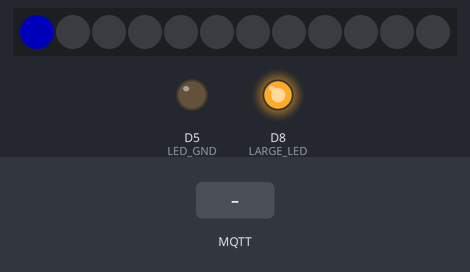
Recording of a sketch running on a simulated ESP8266 (NodeMCU). Shown: 12 RGB LEDs in strip order, left to right, output pins drawn as LEDs (lit = HIGH). The inputs (shaded band) are chosen by the test bench. Dim RGB values are drawn brighter than linear; WiFi joins after 1.5 s; servers stay silent unless stated; no MQTT or app messages arrive unless stated; pins used as bus, display or sensor lines are not drawn; what the sketch prints to the serial monitor is not drawn.

Above: at 3.2 s.
At 3.6 s:
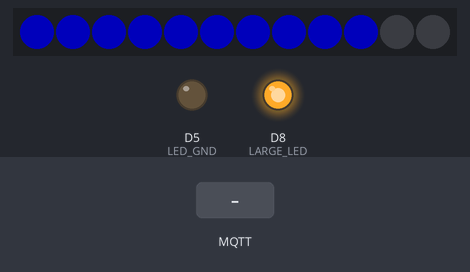
At 5.3 s:
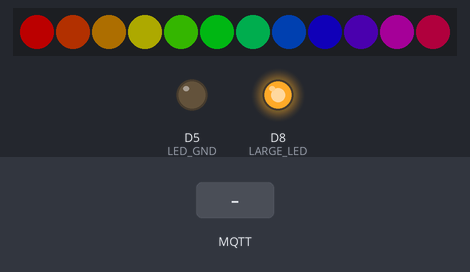
5.4 s: MQTT message "inIoT/12hr" arrives on the first subscribed topic
6.9 s: MQTT message "inIoT/leds/mode" arrives on the first subscribed topic
8.4 s: MQTT message "off" arrives on the first subscribed topic
Timing chart, 0 to 11.4 s (numbered marks = the images above; inputs shaded):
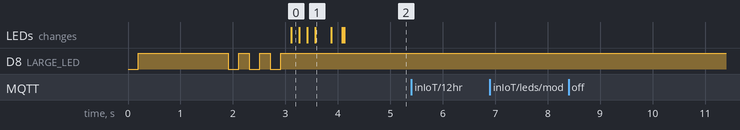

The sketch:

mqtt_client_esp8266.ino
```cpp
#include <Adafruit_BME280.h>
#include <ArduinoJson.h> //TODO: Update to v6 and refactor affected code
#include <ESP8266WiFi.h>
#include <FastLED.h>
#include <PubSubClient.h>
#include <SPI.h>
#include <Wire.h>

#define LED_ON LOW
#define LED_OFF HIGH

#define LED_GND D5
#define LED_PIN D6
#define NUM_LEDS 12

#define LARGE_LED D8

#define BME_POWER D4

const char *ssid = "Netgear-52G";
const char *password = "RaspberryPiWiFi8";
const char *mqtt_server = "192.168.8.1";

void callback(char *topic, byte *payload, unsigned int length);
WiFiClient espClient;
PubSubClient client(mqtt_server, 1883, callback, espClient);
long lastMsg = 0;
float temp = 0;
char msg[32];

CRGB leds[NUM_LEDS];
int brightness = 75;

Adafruit_BME280 bme;

void setup() {
  Serial.begin(115200);
  pinMode(LARGE_LED, OUTPUT); // Initialize the LED pin as an output
  pinMode(BME_POWER, OUTPUT); // Enable BME sensor
  pinMode(LED_GND, OUTPUT);   // Enable LED strip ground
  digitalWrite(LED_GND, LOW);
  digitalWrite(BME_POWER, HIGH); // Turn on BME
  FastLED.addLeds<WS2812, LED_PIN, GRB>(leds, NUM_LEDS);
  FastLED.setBrightness(brightness);
  if (!bme.begin()) {
    // Could not initialize bme280
    blink_led(10, 90); // angry LED
  }
  blink_led(1, 200);
  setup_wifi();
  // client.setServer(mqtt_server, 1883);
  // client.setCallback(callback);
}

void loop() {

  if (!client.connected()) {
    reconnect();
  }
  client.loop();

  long now = millis();
  if (now - lastMsg > 30000) {
    lastMsg = now;
    temp = bme.readTemperature();
    snprintf(msg, 32, "Current temperature: %3.2f°C", temp);
    client.publish("outIoT", msg);

    StaticJsonBuffer<200> jsonBuffer;
    JsonObject &JSONencoder = jsonBuffer.createObject();

    JSONencoder["SensorID"] = "ESP8266_29C5E3";
    JSONencoder["Temperature"] = temp;
    JSONencoder["Pressure"] = bme.readPressure();
    JSONencoder["Humidity"] = bme.readHumidity();

    char JSONmessageBuffer[100];
    JSONencoder.printTo(JSONmessageBuffer, sizeof(JSONmessageBuffer));
    client.publish("outIoT/full", JSONmessageBuffer);
  }
}

void setup_wifi() {
  delay(10);
  WiFi.mode(WIFI_STA);
  // We start by connecting to a WiFi network
  WiFi.begin(ssid, password);

  while (WiFi.status() != WL_CONNECTED) {
    delay(500);
    // Serial.print(".");
  }
  /*
    Serial.println("");
      Serial.println("WiFi connected");
        Serial.println("IP address: ");
          Serial.println(WiFi.localIP());
            */
  blink_led(3, 200);
  led_strip_init_seq();
}

void callback(char *topic, byte *payload, unsigned int length) {
  Serial.println();
  Serial.print("Message arrived (");
  Serial.print(length);
  Serial.print(") [");
  Serial.print(topic);
  Serial.print("] ");
  for (int i = 0; i < length; i++) {
    Serial.print((char)payload[i]);
  }

  if (strcmp(topic, "inIoT/12hr") == 0) {
    pinMode(LARGE_LED, LED_ON);
    const size_t bufferSize =
        12 * JSON_OBJECT_SIZE(3) + JSON_OBJECT_SIZE(12) + 360;
    StaticJsonBuffer<bufferSize> jsonBuffer;
    JsonObject &root = jsonBuffer.parseObject((char *)payload);

    // Show the precipitation forecast
    int i = 0;
    leds[i] = CRGB::Black;
    FastLED.show();
    delay(150);
    for (auto kv : root) {
      // atoi(kv.key) --> hour "hh"
      leds[i] = CRGB(0, 0, (2.55 * kv.value["rain"].as<unsigned int>()));
      if (i < NUM_LEDS - 1) {
        leds[i + 1] = CRGB::Black;
      }
      FastLED.show();
      FastLED.delay(150);
      i++;
    }
    /*
        // Show the temperature forecast

                for(int i = 0; i < 12; i++)
                    {
                          leds[i] = HeatColor(root[i]["temp"]);
                                FastLED.show();
                                      FastLED.delay(150);
                                          }
                                              */
    pinMode(LARGE_LED, LED_OFF);
  }

  else if (strcmp(topic, "inIoT/leds/mode") == 0) {
    // const size_t bufferSize = JSON_OBJECT_SIZE(1) + 80;
    StaticJsonBuffer<200> jsonBuffer;
    JsonObject &root = jsonBuffer.parseObject((char *)payload);
    // const char * mode_str = root["mode"];
    if (root["mode"] == "off") {
      fill_solid(leds, NUM_LEDS, CRGB::Black);
    } else if (root["mode"] ==
               "rainbow") // strcmp doesn't work, even with
                          // casting. this does. for some reason.
    {
      fill_rainbow(leds, NUM_LEDS, 0, 21);
    }
    FastLED.show();
  }

  else if (strcmp(topic, "inIoT/leds") == 0) {
    StaticJsonBuffer<200> jsonBuffer;
    JsonObject &root = jsonBuffer.parseObject((char *)payload);

    if (root.containsKey("led_num") && root.containsKey("color")) {
      int red = root["color"][0];
      int green = root["color"][1];
      int blue = root["color"][2];
      int led_num = root["led_num"];
      leds[led_num] = CRGB(red, green, blue);
    }

    FastLED.show();
  }

  else if (strcmp(topic, "inIoT") == 0) {
    // Switch on the LED if an 1 was received as first character
    if ((char)payload[0] == '1') {
      digitalWrite(LARGE_LED, LED_ON); // Turn the large LED on
    } else {
      digitalWrite(LARGE_LED, LED_OFF); // Turn the large LED off
    }
  }
}

void reconnect() {
  // Loop until we're reconnected
  while (!client.connected()) {
    // Attempt to connect
    if (client.connect("ESP8266_29C5E3", "user", "password")) {
      // Once connected, publish an announcement...
      client.publish("outIoT", "Device 29C5E3 online");
      // ... and resubscribe
      client.subscribe("inIoT/#");
    } else {
      // Serial.print("failed, rc=");
      // Serial.print(client.state());
      // Serial.println(" try again in 5 seconds");
      // Wait 5 seconds before retrying
      delay(5000);
    }
  }
}

void blink_led(int count, int duration) {
  for (int i = 0; i < count; i++) {
    digitalWrite(LARGE_LED, LED_ON);
    delay(duration);
    digitalWrite(LARGE_LED, LED_OFF);
    delay(duration);
  }
}

void led_strip_init_seq() {
  for (int n = 0; n < NUM_LEDS; n++) {
    leds[n] = CRGB::Blue;
    FastLED.show();
    delay(50);
  }
  for (int n = NUM_LEDS - 1; n >= 0; n--) {
    leds[n] = CRGB::Black;
    FastLED.show();
    delay(30);
  }
  delay(40);
  fill_rainbow(leds, NUM_LEDS, 0, 21);
  FastLED.show();
}
```

Measured:
- after the input at 5.4 s, every drawn part: stays the same
- after the input at 6.9 s, every drawn part: stays the same
- after the input at 8.4 s, every drawn part: stays the same
